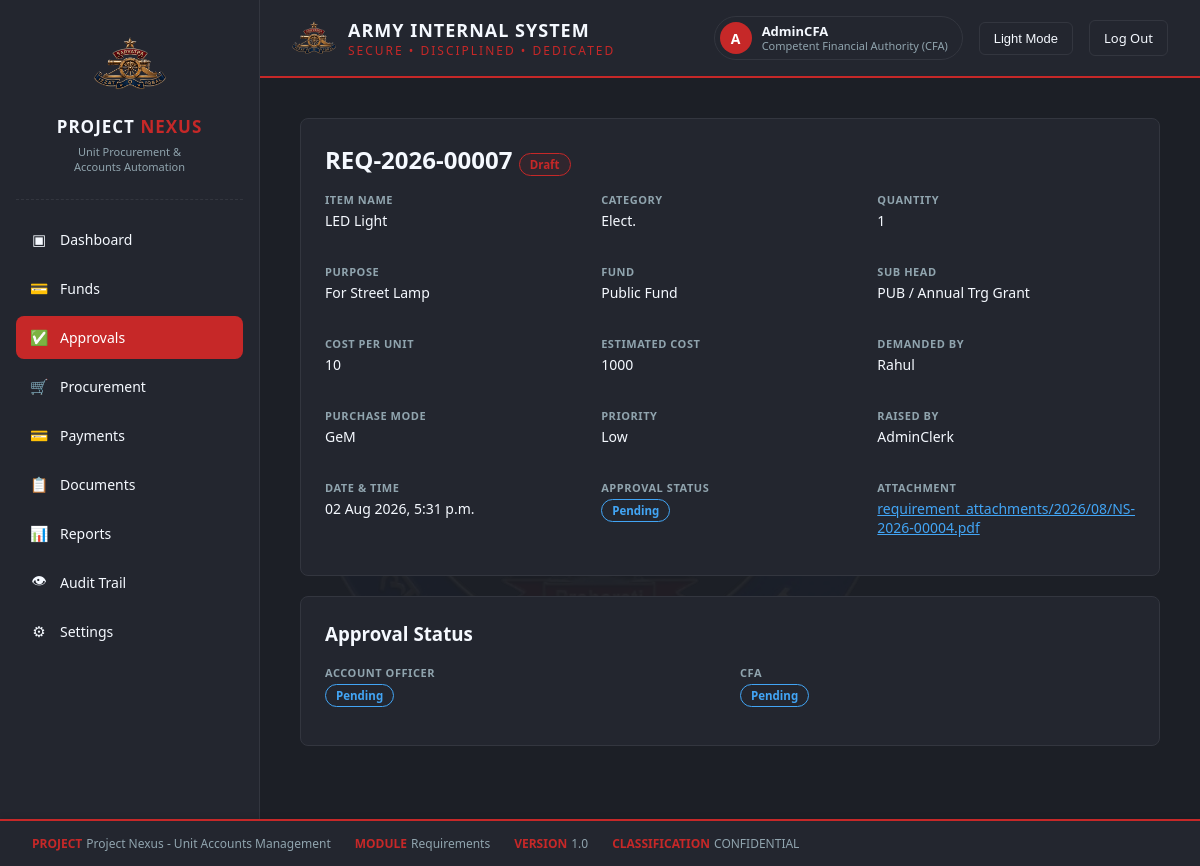
The page /requirements/7/ (signed in) on the database its author committed.
### authentication/models.py (models this page shows)
class User(AbstractUser):
    ROLE_CHOICES = [
        ('HEAD_CLERK', 'Head Clerk'),
        ('ACCOUNTS_CLERK', 'Accounts Clerk'),
        ('ACCOUNTS_JCO', 'Accounts JCO'),
        ('ACCOUNTS_OFFICER', 'Accounts Officer'),
        ('CFA', 'Competent Financial Authority (CFA)'),
        ('ADMINISTRATOR', 'Administrator'),
    ]
    STATUS_CHOICES = [
        ('ACTIVE', 'Active'),
        ('SUSPENDED', 'Suspended'),
        ('INACTIVE', 'Inactive'),
    ]
    id = models.UUIDField(primary_key=True, default=uuid.uuid4, editable=False)
    role = models.CharField(max_length=30, choices=ROLE_CHOICES, default='ACCOUNTS_CLERK')
    status = models.CharField(max_length=20, choices=STATUS_CHOICES, default='ACTIVE')
    class Meta:
        db_table = 'uams_users'

### requirements_mgmt/models.py (models this page shows, shortened)
class Requirement(models.Model):
    WORKFLOW_CHOICES = [
        ("DRAFT", "Draft"),
        ("PENDING_AO", "Pending Account Officer"),
        ("AO_DENIED", "Returned by Account Officer"),
        ("PENDING_CFA", "Pending CFA"),
        ("CFA_DENIED", "Returned by CFA"),
        ("APPROVED", "Approved"),
    ]
    DECISION_CHOICES = [
        ("PENDING", "Pending"),
        ("APPROVED", "Approved"),
        ("DENIED", "Denied"),
    ]
    PURCHASE_MODE_CHOICES = [
        ("GEM", "GeM"),
        ("LOCAL", "Local"),
    ]
    PRIORITY_CHOICES = [
        ("LOW", "Low"),
        ("MEDIUM", "Medium"),
        ("HIGH", "High"),
    ]
    requirement_id = models.CharField(max_length=30, unique=True, editable=False)
    item_name = models.CharField(max_length=250)
    category = models.CharField(max_length=250)
    quantity = models.PositiveIntegerField()
    purpose = models.CharField(max_length=250)
    estimated_cost = models.CharField(max_length=250)
    cost_per_unit = models.CharField(max_length=250, blank=True, null=True)
    demanded_by = models.CharField(max_length=250, help_text="Who this item is being demanded for")
    fund_head = models.ForeignKey(
        "masterdata.FundHead",
        on_delete=models.PROTECT,
        related_name="requirements",
        null=True,
        blank=True,
    )
    sub_head = models.ForeignKey(
        "masterdata.SubHead",
        on_delete=models.PROTECT,
        related_name="requirements",
        null=True,
        blank=True,
    )
    purchase_mode = models.CharField(max_length=10, choices=PURCHASE_MODE_CHOICES)
    priority = models.CharField(max_length=10, choices=PRIORITY_CHOICES, default="MEDIUM")
    attachment = models.FileField(
        upload_to="requirement_attachments/%Y/%m/",
        blank=True,
        null=True,
        validators=[validate_attachment_size],
    )
    raised_by = models.ForeignKey(
        "authentication.User", on_delete=models.PROTECT, related_name="requirements_raised"
    )
    created_at = models.DateTimeField(auto_now_add=True)
    updated_at = models.DateTimeField(auto_now=True)
    workflow_status = models.CharField(max_length=20, choices=WORKFLOW_CHOICES, default="DRAFT")
    ao_status = models.CharField(max_length=10, choices=DECISION_CHOICES, default="PENDING")
    ao_remarks = models.TextField(blank=True, null=True)
    ao_acted_by = models.ForeignKey(
        "authentication.User", on_delete=models.SET_NULL, null=True, blank=True,
        related_name="requirements_ao_reviewed",
    )
    ao_acted_at = models.DateTimeField(null=True, blank=True)
    cfa_status = models.CharField(max_length=10, choices=DECISION_CHOICES, default="PENDING")
    cfa_remarks = models.TextField(blank=True, null=True)
    cfa_acted_by = models.ForeignKey(
        "authentication.User", on_delete=models.SET_NULL, null=True, blank=True,
        related_name="requirements_cfa_reviewed",
    )
    cfa_acted_at = models.DateTimeField(null=True, blank=True)
    class Meta:
        db_table = "req_requirements"
        ordering = ["-created_at"]
        verbose_name = "Requirement"
        verbose_name_plural = "Requirements"
    @property
    def is_editable(self):
        return self.workflow_status in ("DRAFT", "AO_DENIED", "CFA_DENIED")
    @property
    def simple_approval_status(self):
        if self.workflow_status == "APPROVED":
            return "Approved"
        if self.workflow_status in ("AO_DENIED", "CFA_DENIED"):
            return "Declined"
        return "Pending"

### masterdata/models.py (models this page shows)
class FundHead(CoreModel):
    name = models.CharField(max_length=150, unique=True)
    code = models.CharField(max_length=20, unique=True)
    is_active = models.BooleanField(default=True)
    class Meta:
        db_table = "md_fund_heads"
        ordering = ["name"]
    def __str__(self):
        return self.name

class SubHead(CoreModel):
    fund_head = models.ForeignKey(
        FundHead, on_delete=models.PROTECT, related_name="sub_heads"
    )
    name = models.CharField(max_length=150)
    code = models.CharField(max_length=20)
    is_active = models.BooleanField(default=True)
    class Meta:
        db_table = "md_sub_heads"
        ordering = ["fund_head__name", "name"]
        unique_together = ("fund_head", "code")
        verbose_name_plural = "Sub Heads"
    def __str__(self):
        return f"{self.fund_head.code} / {self.name}"

### requirements_mgmt/views.py (the view, shortened to what this page needs)
# urls.py: path('<int:pk>/', views.requirement_detail, name='requirement_detail'),
@login_required
def requirement_detail(request, pk):
    requirement = get_object_or_404(Requirement, pk=pk)
    role = request.user.role
    ao_form = None
    cfa_form = None
    can_act_as_ao = role == "ACCOUNTS_OFFICER" and requirement.workflow_status == "PENDING_AO"
    can_act_as_cfa = role == "CFA" and requirement.workflow_status == "PENDING_CFA"
    if ao_form is None and can_act_as_ao:
        ao_form = AODecisionForm(initial={"ao_status": "PENDING"})
    if cfa_form is None and can_act_as_cfa:
        cfa_form = CFADecisionForm(initial={"cfa_status": "PENDING"})
    return render(request, "requirements_mgmt/requirement_detail.html", {
        "requirement": requirement,
        "role": role,
        "active_nav": "requirements",
        "ao_form": ao_form,
        "cfa_form": cfa_form,
        "can_edit": requirement.is_editable and requirement.raised_by == request.user,
        "can_submit": requirement.is_editable and requirement.raised_by == request.user,
    })

### templates/requirements_mgmt/requirement_detail.html (shortened to what this page needs)
{% load static %}
<!DOCTYPE html>
<html lang="en">
<head>
  <link rel="stylesheet" href="{% static 'css/style.css' %}">
  <link rel="stylesheet" href="{% static 'css/requirement_form.css' %}">
</head>
<body>
<div class="app-layout">
  {% include 'partials/sidebar.html' with active_nav='requirements' %}
  <div class="main-content">
 {% include 'partials/header.html' with active_nav='requirements' %}
    <div class="dashboard-shell">
      <div class="card">
        <div class="rf-card-head">
          <h2 style="margin:0;">{{ requirement.requirement_id }} <span class="badge badge-workflow">{{ requirement.get_workflow_status_display }}</span></h2>
        </div>
        <div class="rf-grid-3" style="margin-top:16px;">
          <div><span class="rf-label">Item Name</span><p>{{ requirement.item_name }}</p></div>
          <div><span class="rf-label">Category</span><p>{{ requirement.category }}</p></div>
          <div><span class="rf-label">Quantity</span><p>{{ requirement.quantity }}</p></div>
          <div><span class="rf-label">Purpose</span><p>{{ requirement.purpose }}</p></div>
          <div><span class="rf-label">Fund</span><p>{{ requirement.fund_head }}</p></div>
          <div><span class="rf-label">Sub Head</span><p>{{ requirement.sub_head }}</p></div>
          <div><span class="rf-label">Cost Per Unit</span><p>{{ requirement.cost_per_unit }}</p></div>
          <div><span class="rf-label">Estimated Cost</span><p>{{ requirement.estimated_cost }}</p></div>
          <div><span class="rf-label">Demanded By</span><p>{{ requirement.demanded_by }}</p></div>
          <div><span class="rf-label">Purchase Mode</span><p>{{ requirement.get_purchase_mode_display }}</p></div>
          <div><span class="rf-label">Priority</span><p>{{ requirement.get_priority_display }}</p></div>
          <div><span class="rf-label">Raised By</span><p>{{ requirement.raised_by.username }}</p></div>
          <div><span class="rf-label">Date &amp; Time</span><p>{{ requirement.created_at|date:"d M Y, P" }}</p></div>
          <div><span class="rf-label">Approval Status</span><p><span class="badge badge-{{ requirement.simple_approval_status|lower }}">{{ requirement.simple_approval_status }}</span></p></div>
          <div>
            <span class="rf-label">Attachment</span>
            <p>
              {% if requirement.attachment %}
                <a href="{{ requirement.attachment.url }}" style="color:var(--accent-blue);" target="_blank">{{ requirement.attachment.name }}</a>
              {% else %}
                <span style="color:var(--text-secondary);">None</span>
              {% endif %}
            </p>
          </div>
        </div>
      </div>
      <div class="card">
        <h3 style="margin-top:0;">Approval Status</h3>
        <div class="rf-grid-2">
          <div>
            <span class="rf-label">Account Officer</span>
            <p><span class="badge badge-{{ requirement.ao_status|lower }}">{{ requirement.get_ao_status_display }}</span></p>
          </div>
          <div>
            <span class="rf-label">CFA</span>
            <p><span class="badge badge-{{ requirement.cfa_status|lower }}">{{ requirement.get_cfa_status_display }}</span></p>
          </div>
        </div>
      </div>
    </div>
    <div class="footer-strip">
      <div><span class="label">PROJECT</span><span class="item">Project Nexus - Unit Accounts Management</span></div>
      <div><span class="label">MODULE</span><span class="item">Requirements</span></div>
      <div><span class="label">VERSION</span><span class="item">1.0</span></div>
      <div><span class="label">CLASSIFICATION</span><span class="item">CONFIDENTIAL</span></div>
    </div>
  </div>
</div>
</body>
</html>

### templates/partials/header.html
{% load static %}
  <div class="topbar">
      <div class="brand">
        <img src="{% static 'images/main-logo.png' %}" alt="Unit Crest" class="brand-icon">
        <div>
          <h1>ARMY INTERNAL SYSTEM</h1>
          <p class="tagline">SECURE &bull; DISCIPLINED &bull; DEDICATED</p>
        </div>
      </div>
      <div class="topbar-right">
        <div class="profile-chip">
          <span class="profile-avatar">{{ user.username|slice:":1"|upper }}</span>
          <span class="profile-info">
            <span class="profile-name">{{ user.username }}</span>
            <span class="profile-role">{{ user.get_role_display }}</span>
          </span>
        </div>
        <button id="theme-toggle-btn" class="theme-toggle">Light Mode</button>
        <a href="{% url 'logout' %}" class="theme-toggle" style="text-decoration:none;">Log Out</a>
      </div>
    </div>

### static/css/style.css (style rules this page uses)
:root { --primary-red: #C62828; --accent-blue: #42A5F5; --bg: #1C1F26; --surface: #23262F; --border: #33363F; --text-primary: #F5F9FF; --text-secondary: #90A4AE; }
* { box-sizing: border-box; }
body { margin: 0; font-family: 'Segoe UI', Arial, sans-serif; background: var(--bg); color: var(--text-primary); transition: background 0.2s ease, color 0.2s ease; }
.topbar { display: flex; align-items: center; justify-content: space-between; padding: 16px 32px; border-bottom: 2px solid var(--primary-red); background: var(--surface); }
.topbar .brand { display: flex; align-items: center; gap: 12px; }
.topbar .brand-icon { width: 44px; height: 44px; object-fit: contain; }
.topbar h1 { font-size: 18px; margin: 0; letter-spacing: 1px; }
.topbar .tagline { color: var(--primary-red); font-size: 12px; letter-spacing: 2px; margin: 0; }
.topbar-right { display: flex; align-items: center; gap: 16px; }
.theme-toggle { background: transparent; border: 1px solid var(--border); color: var(--text-primary); padding: 8px 14px; border-radius: 6px; cursor: pointer; font-size: 13px; }
.profile-chip { display: flex; align-items: center; gap: 10px; padding: 5px 14px 5px 5px; border: 1px solid var(--border); border-radius: 24px; background: var(--surface); }
.profile-avatar { width: 32px; height: 32px; flex-shrink: 0; border-radius: 50%; background: var(--primary-red); color: #fff; display: flex; align-items: center; justify-content: center; font-weight: 700; font-size: 14px; }
.profile-info { display: flex; flex-direction: column; line-height: 1.25; }
.profile-name { font-size: 13px; font-weight: 600; color: var(--text-primary); }
.profile-role { font-size: 11px; color: var(--text-secondary); }
.footer-strip { display: flex; flex-wrap: wrap; gap: 24px; padding: 14px 32px; border-top: 2px solid var(--primary-red); background: var(--surface); font-size: 12px; position: fixed; bottom: 0; left: 0; width: 100%; z-index: 1000; box-shadow: 0 -2px 6px rgba(0,0,0,0.08); }
.footer-strip .label { color: var(--primary-red); font-weight: 600; margin-right: 4px; }
.footer-strip .item { color: var(--text-secondary); }
.dashboard-shell { padding: 40px; position: relative; }
.dashboard-shell::before { content: ''; position: fixed; top: 50%; left: 50%; transform: translate(-50%, -50%); width: 600px; height: 600px; background-image: url('/static/images/dashboard-bg-logo.png'); background-size: contain; background-repeat: no-repeat; background-position: center; opacity: 0.05; pointer-events: none; z-index: 0; }
.dashboard-shell .card { background: var(--surface); border: 1px solid var(--border); border-radius: 8px; padding: 24px; margin-bottom: 20px; position: relative; z-index: 1; }
.app-layout { display: flex; min-height: 100vh; }
.main-content { flex: 1; min-width: 0; padding-bottom: 60px; }

### static/css/requirement_form.css (style rules this page uses)
.rf-grid-2 { display: grid; grid-template-columns: 1fr 1fr; gap: 20px; }
.rf-card-head { display: flex; align-items: center; justify-content: space-between; margin-bottom: 14px; }
.rf-label { display: block; font-size: 11px; font-weight: 700; text-transform: uppercase; letter-spacing: 0.05em; color: var(--text-secondary); }
.rf-label + p { margin: 4px 0 14px; font-size: 14px; }
.badge { display: inline-block; padding: 3px 10px; border-radius: 12px; font-size: 11.5px; font-weight: 600; border: 1px solid var(--border); color: var(--text-primary); }
.badge-pending { border-color: var(--accent-blue); color: var(--accent-blue); }
.badge-workflow { border-color: var(--primary-red); color: var(--primary-red); background: rgba(198,40,40,0.08); }
.rf-grid-3 { display: grid; grid-template-columns: 1fr 1fr 1fr; gap: 20px; }

### rows shown on the page
User: username "A", username "AdminCFA", role "Competent Financial Authority (CFA)"
Requirement: requirement_id "REQ-2026-00007", workflow_status "Draft", item_name "LED Light", category "Elect.", quantity "1", purpose "For Street Lamp", fund_head "Public Fund", sub_head "PUB / Annual Trg Grant", cost_per_unit "10", estimated_cost "1000", demanded_by "Rahul", purchase_mode "GeM", priority "Low", raised_by.username "AdminClerk", created_at "02 Aug 2026, 5:31 p.m.", simple_approval_status "Pending", attachment.name "requirement_attachments/2026/08/NS-2026-00004.pdf", ao_status "Pending", cfa_status "Pending"
